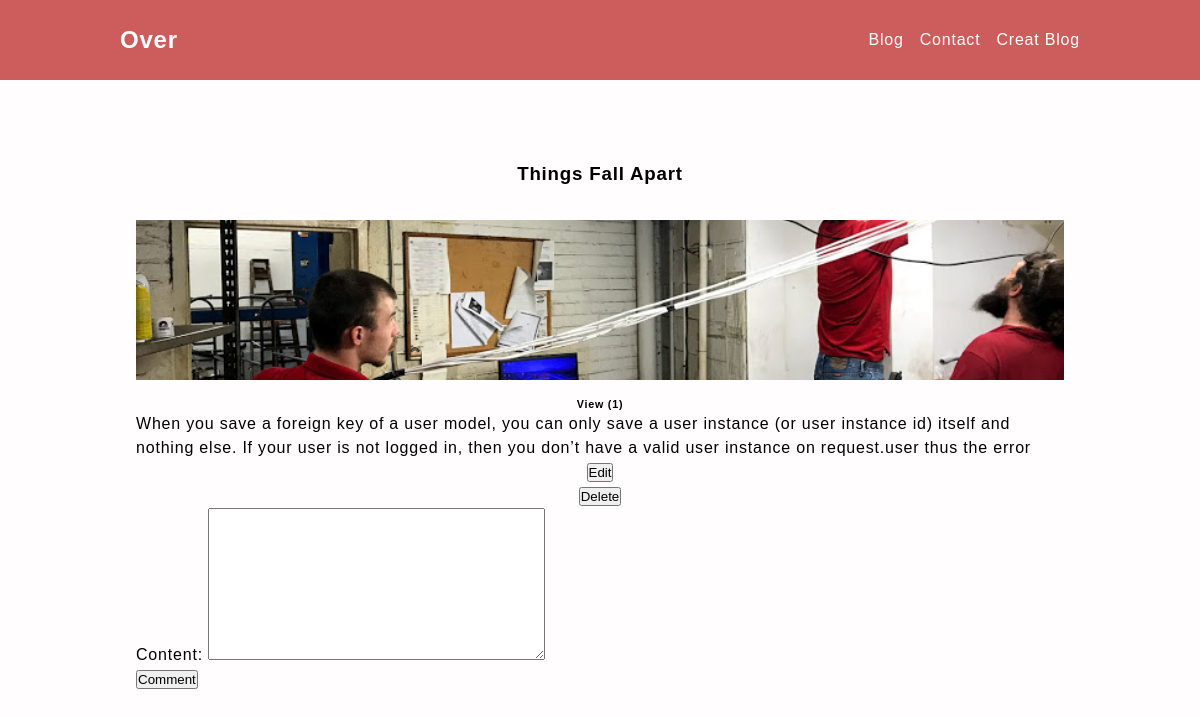
The app's page /6/post-detail/ (signed in) with its own data.
### over/models.py (models this page shows, shortened)
class Post(models.Model):
  title = models.CharField(max_length=255)
  thumbnail = models.ImageField()
  content = models.TextField()
  date_created = models.DateTimeField(auto_now=True)
  author = models.ForeignKey(User, on_delete=models.CASCADE)
  featured = models.BooleanField(default=False)
  @property
  def count_view(self):
    return PostView.objects.filter(post=self).count()

### over/views.py (the view)
# urls.py: path('<pk>/post-detail/', post_detail, name="post_detail"),
def post_detail(request, pk):
  post = get_object_or_404(Post, pk=pk)
  post_comments = Comment.objects.filter(post=post, reply=None)
  if request.method == 'POST':
    comment_form = CommentForm(request.POST)
    if comment_form.is_valid():
      content = comment_form.cleaned_data.get('content')
      reply_id = request.POST.get('reply_id')
      comment_reply = None
      if reply_id:
        comment_reply = Comment.objects.get(id=reply_id)
      commented = Comment.objects.create(user=request.user, post=post, content=content, reply=comment_reply)
      commented.save()
      return redirect(post.get_absolute_url())
  else:
    comment_form = CommentForm()
  PostView.objects.get_or_create(user=request.user, post=post)
  context = {'post': post, 'post_comments': post_comments, 'comment_form':comment_form}
  return render(request, 'over/post_detail.html', context)

### over/forms.py
class CommentForm(forms.ModelForm):
  class Meta:
    model = Comment
    fields = ['content']

### template/over/post_detail.html (shortened to what this page needs)
{% extends 'over/base.html' %} {% load static %} {% block content %}
<div class="post_card_detail">
  <div class="post_card_title_info">
    <h3>{{post.title}}</h3>
  </div>
  <img src="{{post.thumbnail.url}}" alt="I dont know" />
  <h6> View ({{post.count_view}})</h6>
  <p>{{post.content}}</p>
  <a href=" {% url 'post_update' post.id %} ">
  <button>Edit</button>
  </a>
  <a href=" {% url 'post_delete' post.id %} ">
  <button>Delete</button>
  </a>
</div>
{% if request.user.is_authenticated %}
  <form action="" method="post">
  {{comment_form.as_p}}
  <button type="submit">Comment</button>
  </form>
  {% else %}
  <h4>Please login to comment</h4>
{% endif %}
{% endblock content %}

### static/css/index.css (style rules this page uses)
:root { box-sizing: border-box; }
body { font-family: Helvetica, sans-serif; background-color: rgb(255, 253, 253); line-height: 1.5; letter-spacing: .05em; }
a { text-decoration: none; }
img { width: 10em; height: 10em; object-fit: cover; }
.post_card_title_info { padding: 2em 1em; }
.post_card_detail { display: flex; width: 100%; flex-direction: column; align-items: center; }
.post_card_detail img { width: 100%; margin-bottom: 1em; object-fit: cover; }

### records on screen
Post: title "Things Fall Apart", thumbnail (picture), count_view "1", content "When you save a foreign key of a user model, you can only save a user instance (or user instance id) itself and nothing else. If your user is not logged in, then you don’t have a valid user instance on request.user thus the error"
